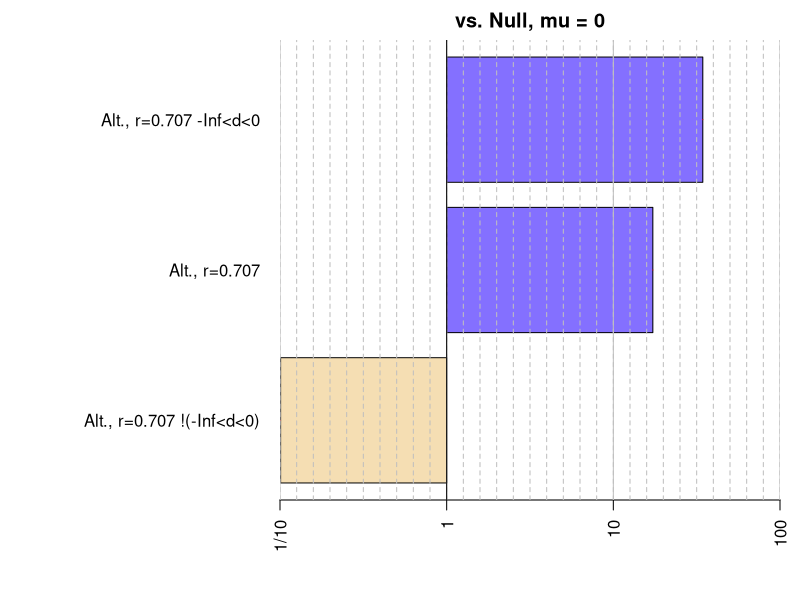
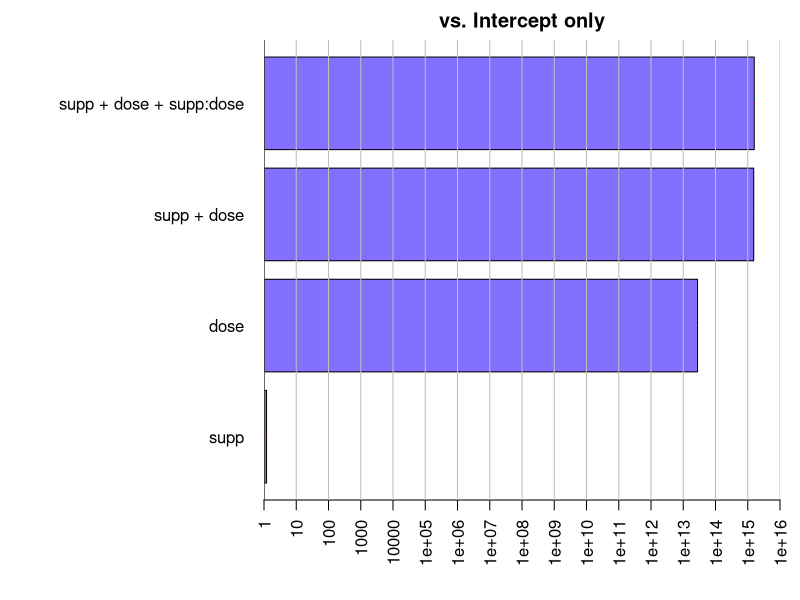

Write the R code that produced these figures, in order.
install.packages("BayesFactor") #install 

library(BayesFactor)
library(tidyverse) # also import tidyverse for data manipulation
# there are functions to calculate BF for many different tests, including correlations, linear regresssion, and t-tests - uncomment below to see them all
# lsf.str("package:BayesFactor") # outputs a list of all of the functions in the package

sleep
?sleep

## Compute difference scores
# ?spread
sleep$group <- as.factor(c(rep("group1",10),rep("group2",10))) # resetting the group values to avoid having integers as column names
sleep_wd <- sleep %>%
  spread(key=group,value=extra) %>% # wide format - all measurements for one participant are in same row
  mutate(diffScores= group1 - group2) # in case you want to look at the differences. 
head(sleep_wd)

## Traditional paired t-test
t.test(sleep_wd$group1,sleep_wd$group2,paired=TRUE) 

# ?ttestBF
bf = ttestBF(x = sleep_wd$group1,y=sleep_wd$group2, paired=TRUE) # this is the BF object
bf # the relative evidence for the alternative hypothesis (nonzero difference between conditions)

1/bf #the relative evidence for the null hypothesis (no difference between conditions)

#we can also test a directional hypothesis  
bfInterval = ttestBF(x = sleep_wd$diffScores, nullInterval=c(-Inf,0)) #here we test the hypothesis that the difference is less than 0
bfInterval

bfNegative = bfInterval[1] / bfInterval[2] #here we compare the evidence for a negative difference against the evidence for a positive one

bfNegative
#note the denominator specification

bfPositive = 1 / bfNegative #as you might expect, the evidence for a positive difference is miniscule 
bfPositive

allbf = c(bf, bfInterval)

allbf

plot(allbf)

data(ToothGrowth)
head(ToothGrowth)
# ?ToothGrowth

# model log10 of dose instead of dose directly
ToothGrowth$dose = log10(ToothGrowth$dose)

# Classic analysis for comparison
lmToothGrowth <- lm(len ~ supp + dose + supp:dose, data=ToothGrowth)
summary(lmToothGrowth)

full <- lmBF(len ~ supp + dose + supp:dose, data=ToothGrowth) #all predictors + interaction
noInteraction <- lmBF(len ~ supp + dose, data=ToothGrowth) #no interaction
onlyDose <- lmBF(len ~ dose, data=ToothGrowth) #only dose
onlySupp <- lmBF(len ~ supp, data=ToothGrowth) #only supplementation

allBFs <- c(full, noInteraction, onlyDose, onlySupp)
allBFs

plot(allBFs)

full / noInteraction
